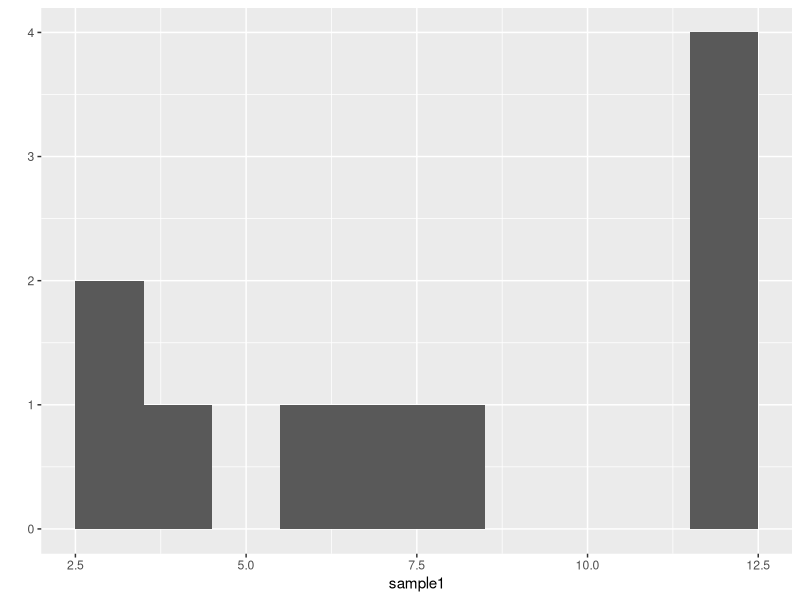
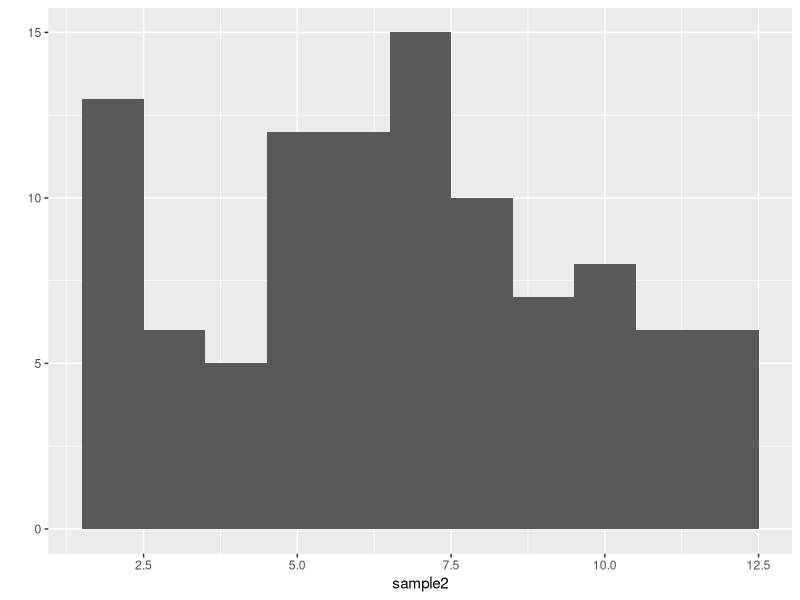
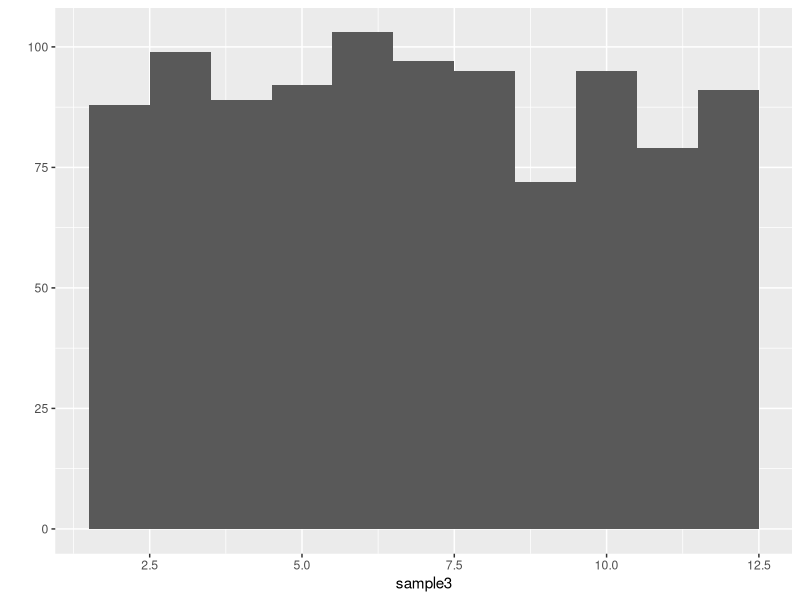
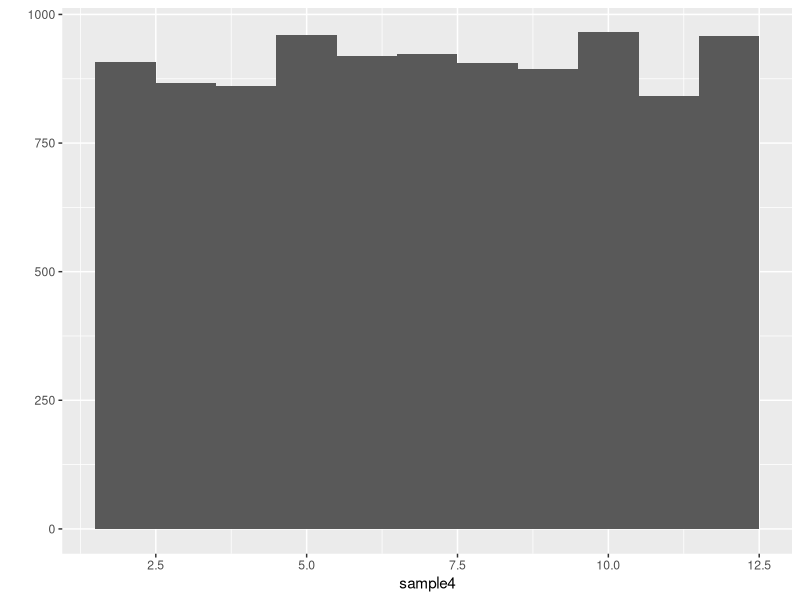
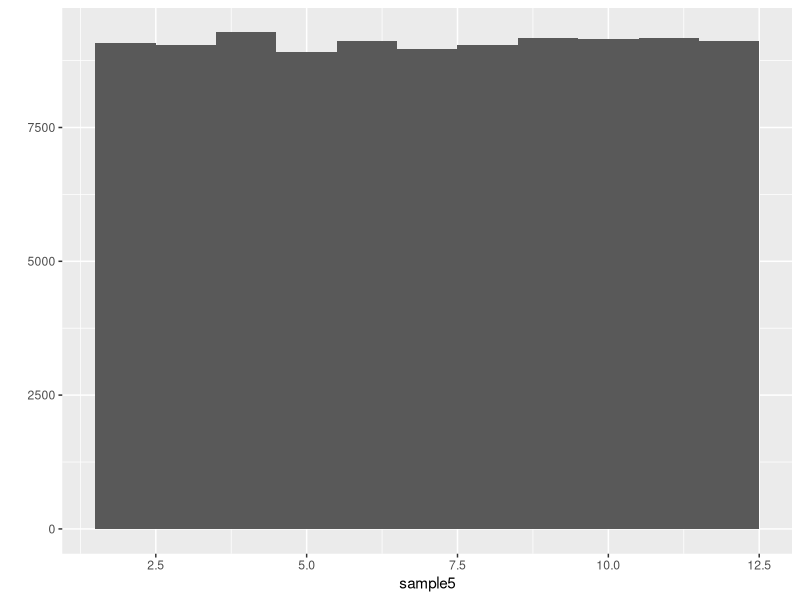
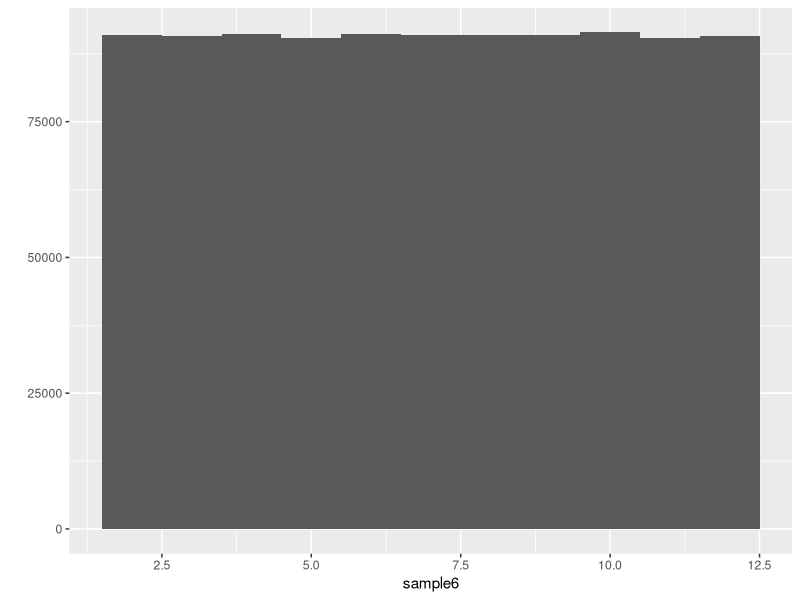
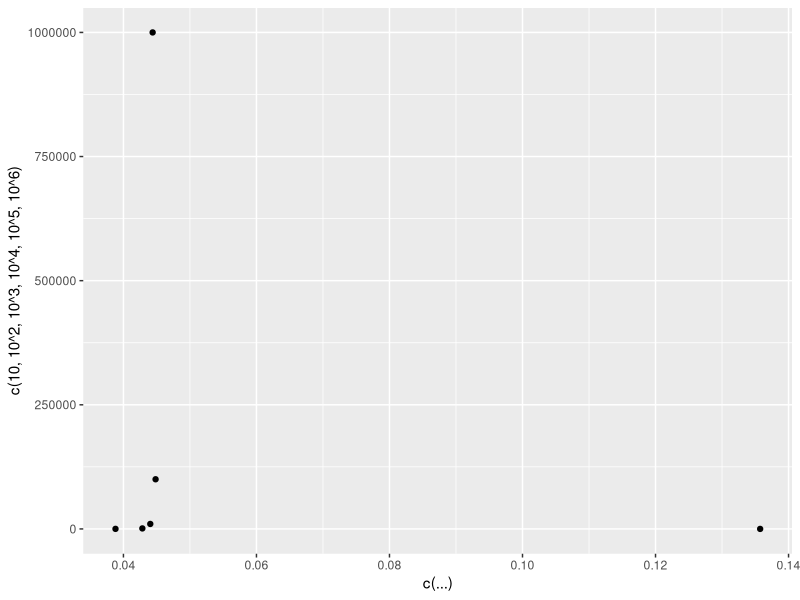

Here is the R script that generated these plots, in order:
#Generating samples of sizes 10,10^2,...,10^6

sample1 <- sample(2:12, size=10, replace = TRUE)
sample2 <- sample(2:12, size=10^2, replace = TRUE)
sample3 <- sample(2:12, size=10^3, replace = TRUE)
sample4 <- sample(2:12, size=10^4, replace = TRUE)
sample5 <- sample(2:12, size=10^5, replace = TRUE)
sample6 <- sample(2:12, size=10^6, replace = TRUE)

#Visually verifying whether the sample distribution looks as expected

library(ggplot2)
qplot(sample1,binwidth=1)
qplot(sample2,binwidth=1)
qplot(sample3,binwidth=1)
qplot(sample4,binwidth=1)
qplot(sample5,binwidth=1)
qplot(sample6,binwidth=1)

#Frequency Calculation and copying result set into new atomic vectors

freqSample1 <- 0;freqSample2 <- 0;freqSample3 <- 0;freqSample4 <- 0;freqSample5 <- 0;freqSample6 <- 0;
for(i in 1:11) {
  freqSample1[i] <- sum(sample1==(i+1));freqSample2[i] <- sum(sample2==(i+1));freqSample3[i] <- sum(sample3==(i+1));
  freqSample4[i] <- sum(sample4==(i+1));freqSample5[i] <- sum(sample5==(i+1));freqSample6[i] <- sum(sample6==(i+1));
}

expProbabilisticVector <- c(1,2,3,4,5,6,5,4,3,2,1)/36


#RMSE calculation for each of the samples

rmseSample1 <- sqrt(mean((freqSample1/10-expProbabilisticVector)^2))
rmseSample2 <- sqrt(mean((freqSample2/100-expProbabilisticVector)^2))
rmseSample3 <- sqrt(mean((freqSample3/1000-expProbabilisticVector)^2))
rmseSample4 <- sqrt(mean((freqSample4/10000-expProbabilisticVector)^2))
rmseSample5 <- sqrt(mean((freqSample5/100000-expProbabilisticVector)^2))
rmseSample6 <- sqrt(mean((freqSample6/1000000-expProbabilisticVector)^2))

#Plotting rmses
qplot(c(rmseSample1,rmseSample2,rmseSample3,rmseSample4,rmseSample5,rmseSample6),c(10,10^2,10^3,10^4,10^5,10^6))
